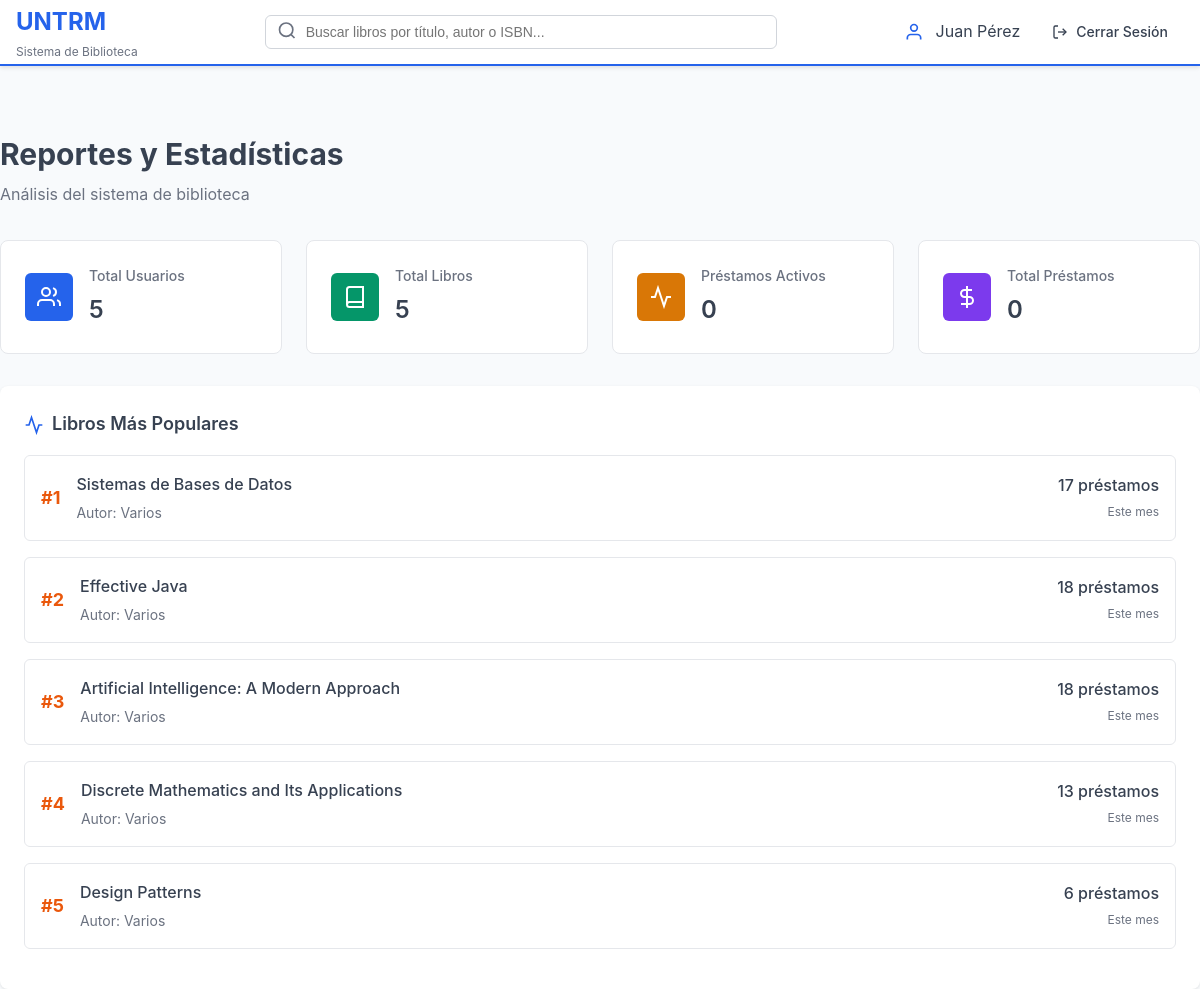
The app's page /index.php?page=loans&action=reports (signed in) with its own data.
### tables this page shows
CREATE TABLE `libros` (
  `id` int(11) NOT NULL,
  `isbn` varchar(13) NOT NULL,
  `titulo` varchar(255) NOT NULL,
  `descripcion` text DEFAULT NULL,
  `publicacion_anio` year(4) DEFAULT NULL,
  `editorial_id` int(11) NOT NULL,
  `fecha_registro` datetime DEFAULT current_timestamp()
);

### controllers/Controladorprestamos.php (called while the page is built, shortened)
<?php
require_once 'models/Prestamo.php';
require_once 'models/Usuario.php';
require_once 'models/Libro.php';
class Controladorprestamos {
    private $loanModel;
    public function __construct() {
        $this->loanModel = new Prestamo();
    }
    public function reports() {
        $allLoans = $this->loanModel->getAllLoans();
        $usuarioModel = new Usuario();
        $usuarios = $usuarioModel->getAll();
        $libroModel = new Libro();
        $libros = $libroModel->getAll();
        include 'views/layout/Encabezado.php';
        include 'views/loans/Informes.php';
        include 'views/layout/Piedepagina.php';
    }
}
?>

### models/Usuario.php (called while the page is built, shortened)
<?php
require_once 'config/Conexion.php';
class Usuario {
    private $db;
    public function __construct() {
        $this->db = new Conexion();
    }
    public function getAll() {
        $conn = $this->db->getConexion();
        $usuarios = [];
        $sql = "SELECT * FROM usuarios";
        $result = $conn->query($sql);
        if ($result) {
            while ($row = $result->fetch_assoc()) {
                $usuarios[] = $row;
            }
        }
        return $usuarios;
    }
}
?>

### config/Conexion.php (called while the page is built, shortened)
<?php
class Conexion {
    private $servername = "localhost";
    private $username = "root";
    private $password = "";
    private $db_name = "untrm";
    private $conexion;
    public function __construct() {
        $this->conexion = new mysqli($this->servername,
                                     $this->username,
                                     $this->password,
                                     $this->db_name);
    }
    public function getConexion() {
        return $this->conexion;
    }
}

### models/Libro.php (called while the page is built, shortened)
<?php
require_once __DIR__ . '/../config/Conexion.php';
class Libro {
    private $db;
    public function __construct() {
        $this->db = (new Conexion())->getConexion();
    }
    private function contarDisponibles($libro_id) {
        $sql = "SELECT COUNT(*) AS disponibles FROM ejemplares WHERE libro_id = $libro_id AND estado = 'disponible'";
        $result = $this->db->query($sql);
        if ($result) {
            $row = $result->fetch_assoc();
            return (int)$row['disponibles'];
        }
        return 0;
    }
    public function getPopularBooks($limit = 5) {
        $sql = "SELECT l.*, e.nombre AS editorial
                FROM libros l
                LEFT JOIN editoriales e ON l.editorial_id = e.id
                ORDER BY l.fecha_registro DESC
                LIMIT $limit";
        $result = $this->db->query($sql);
        $libros = [];
        if ($result) {
            while ($row = $result->fetch_assoc()) {
                $row['disponibles'] = $this->contarDisponibles($row['id']);
                $libros[] = $row;
            }
        }
        return $libros;
    }
    public function getAll() {
        $libros = [];
        $sql = "SELECT * FROM libros";
        $result = $this->db->query($sql);
        if ($result) {
            while ($row = $result->fetch_assoc()) {
                $libros[] = $row;
            }
        }
        return $libros;
    }
}
?>

### models/Prestamo.php (called while the page is built, shortened)
<?php
require_once 'config/Conexion.php';
class Prestamo {
    private $db;
    public function __construct() {
        $this->db = new Conexion();
    }
public function getAllLoans() {
    $conn = $this->db->getConexion();
    $sql = "SELECT p.*, u.nombre_completo, u.correo, l.titulo, l.isbn
        FROM prestamos p
        JOIN usuarios u ON p.usuario_id = u.id
        JOIN ejemplares e ON p.ejemplar_id = e.id
        JOIN libros l ON e.libro_id = l.id
        WHERE p.estado != 'devuelto'
          AND p.observaciones != 'Reserva'
          AND p.observaciones != 'Rechazado'
        ORDER BY p.fecha_prestamo DESC";
    $result = $conn->query($sql);
    $prestamos = [];
    return $prestamos;
}
}

### views/loans/Informes.php (the view)
<div class="page-header">
    <h1>Reportes y Estadísticas</h1>
    <p>Análisis del sistema de biblioteca</p>
</div>
<div class="reports-grid">
    <div class="stats-grid">
        <div class="stat-card">
            <div class="stat-icon blue">
                <svg width="24" height="24" viewBox="0 0 24 24" fill="none" stroke="currentColor" stroke-width="2">
                    <path d="M17 21v-2a4 4 0 0 0-4-4H5a4 4 0 0 0-4 4v2"></path>
                    <circle cx="9" cy="7" r="4"></circle>
                    <path d="M23 21v-2a4 4 0 0 0-3-3.87"></path>
                    <path d="M16 3.13a4 4 0 0 1 0 7.75"></path>
                </svg>
            </div>
            <div class="stat-info">
                <h3>Total Usuarios</h3>
                <p class="stat-number"><?php echo count($usuarios); ?></p>
            </div>
        </div>
        <div class="stat-card">
            <div class="stat-icon green">
                <svg width="24" height="24" viewBox="0 0 24 24" fill="none" stroke="currentColor" stroke-width="2">
                    <path d="M4 19.5A2.5 2.5 0 0 1 6.5 17H20"></path>
                    <path d="M6.5 2H20v20H6.5A2.5 2.5 0 0 1 4 19.5v-15A2.5 2.5 0 0 1 6.5 2z"></path>
                </svg>
            </div>
            <div class="stat-info">
                <h3>Total Libros</h3>
                <p class="stat-number"><?php echo count($libros); ?></p>
            </div>
        </div>
        <div class="stat-card">
            <div class="stat-icon yellow">
                <svg width="24" height="24" viewBox="0 0 24 24" fill="none" stroke="currentColor" stroke-width="2">
                    <polyline points="22,12 18,12 15,21 9,3 6,12 2,12"></polyline>
                </svg>
            </div>
            <div class="stat-info">
                <h3>Préstamos Activos</h3>
                <p class="stat-number">
                    <?php
                    $activeLoans = array_filter($allLoans, function($loan) {
                        return $loan['estado'] === 'activo';
                    });
                    echo count($activeLoans);
                    ?>
                </p>
            </div>
        </div>
        <div class="stat-card">
            <div class="stat-icon purple">
                <svg width="24" height="24" viewBox="0 0 24 24" fill="none" stroke="currentColor" stroke-width="2">
                    <line x1="12" y1="1" x2="12" y2="23"></line>
                    <path d="M17 5H9.5a3.5 3.5 0 0 0 0 7h5a3.5 3.5 0 0 1 0 7H6"></path>
                </svg>
            </div>
            <div class="stat-info">
                <h3>Total Préstamos</h3>
                <p class="stat-number"><?php echo count($allLoans); ?></p>
            </div>
        </div>
    </div>
    <div class="content-card">
        <h3 class="card-title">
            <svg width="20" height="20" viewBox="0 0 24 24" fill="none" stroke="currentColor" stroke-width="2">
                <polyline points="22,12 18,12 15,21 9,3 6,12 2,12"></polyline>
            </svg>
            Libros Más Populares
        </h3>
        <div class="popular-books-chart">
            <?php
            require_once 'models/Libro.php';
            $bookModel = new Libro();
            $popularBooks = $bookModel->getPopularBooks();
            foreach ($popularBooks as $index => $book):
            ?>
                <div class="popular-book-item">
                    <div class="book-rank">#<?php echo $index + 1; ?></div>
                    <div class="book-details">
                        <h4><?php echo htmlspecialchars($book['titulo']); ?></h4>
                        <p>Autor: Varios</p>
                    </div>
                    <div class="book-stats">
                        <span class="loan-count"><?php echo rand(5, 25); ?> préstamos</span>
                        <span class="period">Este mes</span>
                    </div>
                </div>
            <?php endforeach; ?>
        </div>
    </div>
</div>

### assets/css/style.css (style rules this page uses)
* { margin: 0; padding: 0; box-sizing: border-box; }
body { font-family: -apple-system, BlinkMacSystemFont, 'Segoe UI', Roboto, Oxygen, Ubuntu, Cantarell, sans-serif; line-height: 1.6; color: #333; background-color: #f8fafc; }
.page-header { margin-bottom: 2rem; }
.page-header h1 { font-size: 1.875rem; font-weight: 700; color: #374151; margin-bottom: 0.25rem; }
.page-header p { color: #6b7280; }
.content-card { background: white; border-radius: 0.5rem; box-shadow: 0 1px 3px rgba(0,0,0,0.1); overflow: hidden; }
.card-title { display: flex; align-items: center; gap: 0.5rem; font-size: 1.125rem; font-weight: 600; color: #374151; padding: 1.5rem 1.5rem 1rem; }
.card-title svg { color: #2563eb; }
.reports-grid { display: flex; flex-direction: column; gap: 2rem; }
.stats-grid { display: grid; grid-template-columns: repeat(auto-fit, minmax(200px, 1fr)); gap: 1.5rem; }
.stat-card { background: white; border: 1px solid #e5e7eb; border-radius: 0.5rem; padding: 1.5rem; display: flex; align-items: center; gap: 1rem; }
.stat-icon { width: 3rem; height: 3rem; border-radius: 0.375rem; display: flex; align-items: center; justify-content: center; flex-shrink: 0; }
.stat-icon.blue { background: #2563eb; }
.stat-icon.green { background: #059669; }
.stat-icon.yellow { background: #d97706; }
.stat-icon.purple { background: #7c3aed; }
.stat-icon svg { color: white; }
.stat-info h3 { font-size: 0.875rem; font-weight: 500; color: #6b7280; margin-bottom: 0.25rem; }
.stat-number { font-size: 1.5rem; font-weight: 600; color: #374151; }
.popular-books-chart { padding: 0 1.5rem 1.5rem; }
.popular-book-item { display: flex; align-items: center; justify-content: space-between; background: white; border-radius: 0.375rem; padding: 1rem; margin-bottom: 1rem; border: 1px solid #e5e7eb; }
.book-rank { font-size: 1.125rem; font-weight: bold; color: #ea580c; margin-right: 1rem; }
.book-details { flex: 1; }
.book-details h4 { font-weight: 500; color: #374151; margin-bottom: 0.25rem; }
.book-details p { font-size: 0.875rem; color: #6b7280; }
.book-stats { text-align: right; }
.loan-count { font-weight: 500; color: #374151; display: block; }
.period { font-size: 0.75rem; color: #6b7280; }

### records on screen
libros: titulo "Sistemas de Bases de Datos"
libros: titulo "Effective Java"
libros: titulo "Artificial Intelligence: A Modern Approach"
libros: titulo "Discrete Mathematics and Its Applications"
libros: titulo "Design Patterns"

### other values on screen
$_SESSION['user']['nombre_completo'] "Juan Pérez"
count($usuarios) "5"
count($libros) "5"
count($activeLoans) "0"
count($allLoans) "0"
